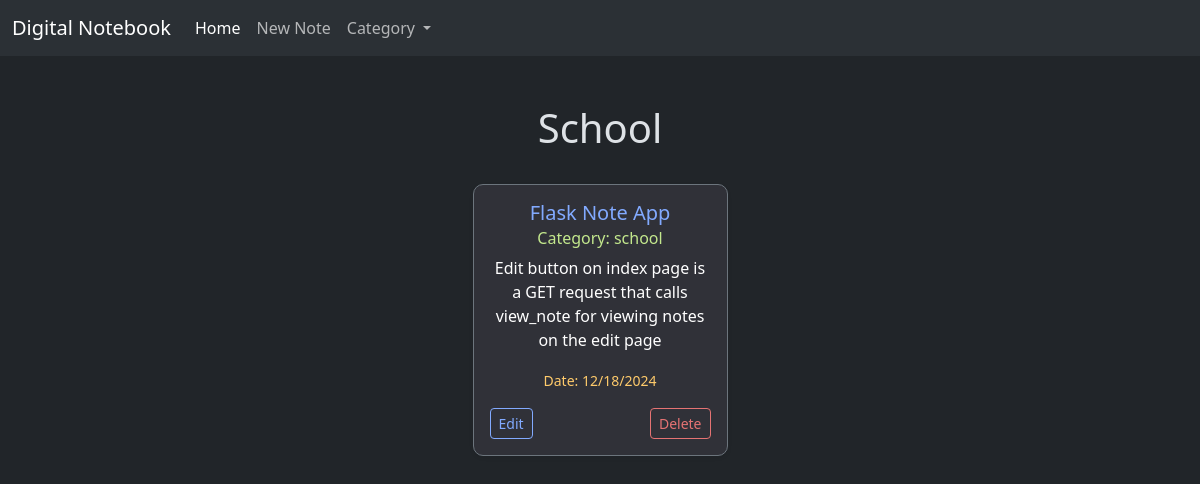
Page /note/school on the committed database.
### tables this page shows
CREATE TABLE notes(
                id INTEGER PRIMARY KEY AUTOINCREMENT,
                category TEXT,
                title TEXT,
                content TEXT,
                date TEXT);

### app.py (the view)
@app.route("/note/<category>")
def category(category):
    if not category in CATEGORIES:
        abort(404)
    notes = all_notes_for_selected_category(category)
    return render_template(f'{category}.html', notes=notes)

### app.py (called while the page is built)
def all_notes_for_selected_category(category):
    with sqlite3.connect('notebook.db') as db:
        notes = db.execute('SELECT * FROM notes WHERE category = ?', (category,)).fetchall()
        return notes

### templates/school.html (shortened to what this page needs)
{% extends "layout.html" %}
{% block main %}
    <h1>School</h1>
    <div class="container py-4">
        <div class="row justify-content-center">
            {% for note in notes %}
                <div class="col-12 col-sm-6 col-md-4 col-lg-3 mb-4">
                    <div class="card shadow-sm border-1 border border-secondary" style="background-color: #303138; border-radius: 10px; color: #57A6A1;">
                        <div class="card-body">
                            <h5 class="card-title " style="color: #82aaff;">{{ note[2] }}</h5>
                            <h6 class="card-subtitle mb-2 " style="color: #c3e88d;">Category: {{ note[1] }}</h6>
                            <p class="card-text" style="color: #ffffff;">{{ note[3] }}</p>
                            <p class="card-date" style="color: #ffcb6b;"><small>Date: {{ note[4] }}</small></p>
                            <div class="d-flex justify-content-between">
                                <form method="GET" action="/edit/{{ note[0] }}">
                                    <button class="btn btn-sm btn-edit-primary">Edit</button>
                                </form>
                                <form method="GET" action="/delete/{{ note[0] }}">
                                    <button class="btn btn-sm btn-delete-primary">Delete</button>
                                </form>
                            </div>
                        </div>
                    </div>
                </div>
            {% endfor %}
        </div>
    </div>
{% endblock %}

### static/styles.css (style rules this page uses)
.btn-edit-primary { --bs-btn-font-weight: 400; --bs-btn-color: #82aaff; --bs-btn-border-color: #82aaff; --bs-btn-hover-color: #ffffff; --bs-btn-hover-bg: #82aaff; --bs-btn-hover-border-color: #82aaff; --bs-btn-active-color: #82aaff; --bs-btn-active-bg: #82aaff; --bs-btn-active-border-color: #82aaff; }
.btn-delete-primary { --bs-btn-font-weight: 400; --bs-btn-color: #e57373; --bs-btn-border-color: #e57373; --bs-btn-hover-color: #ffffff; --bs-btn-hover-bg: #e57373; --bs-btn-hover-border-color: #e57373; --bs-btn-active-color: #e57373; --bs-btn-active-bg: #e57373; --bs-btn-active-border-color: #e57373; }

### rows in the picture
notes: title "Flask Note App", category "school", content "Edit button on index page is a GET request that calls view_note for viewing notes on the edit page", date "12/18/2024"
